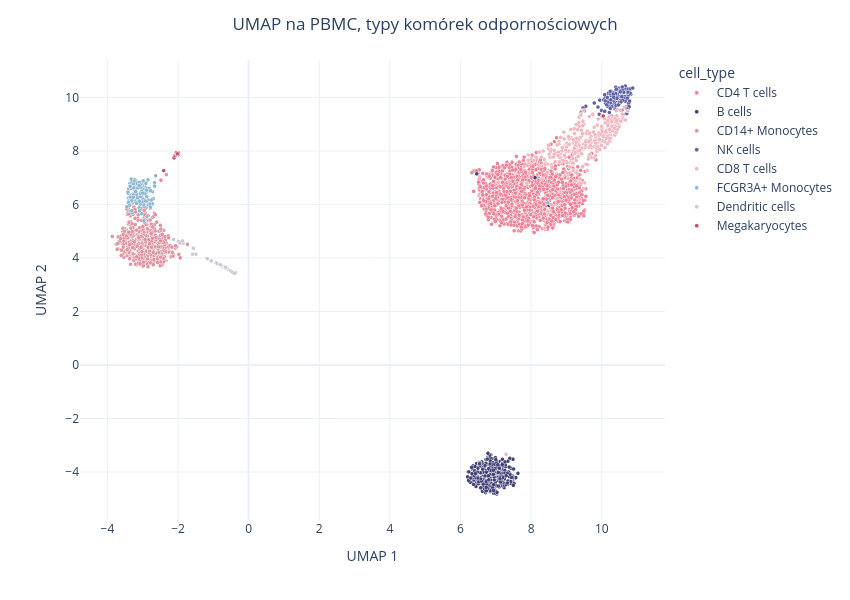

Here is the notebook cell this chart was saved with:
### Markdown cell above
- wykres 2D kolorowany typem komórki

### Code cell
fig = px.scatter(
    df_pbmc, x="umap_1", y="umap_2",
    color="cell_type",
    color_discrete_map=COLORS,
    labels={"umap_1": "UMAP 1", "umap_2": "UMAP 2"},
)

fig.update_traces(marker=dict(size=4, line=dict(width=0.2, color='white')))
fig.update_layout(width=850, height=600)
fig.update_layout(title_text="UMAP na PBMC, typy komórek odpornościowych", title_x=0.5)
fig.show()

### Figure 1 — Plotly figure (JSON) as saved in the notebook; plotly's stock layout.template omitted (floating-point values rounded to 4 significant figures; data arrays with more than 128 entries replaced by an {"elided": "..."} marker saying what was removed)
{"data": [{"hovertemplate": "cell_type=CD4 T cells<br>UMAP 1=%{x}<br>UMAP 2=%{y}<extra></extra>", "legendgroup": "CD4 T cells", "marker": {"color": "#f08298", "line": {"color": "white", "width": 0.2}, "size": 4, "symbol": "circle"}, "mode": "markers", "name": "CD4 T cells", "showlegend": true, "type": "scattergl", "x": {"elided": "1144 float values"}, "xaxis": "x", "y": {"elided": "1144 float values"}, "yaxis": "y"}, {"hovertemplate": "cell_type=B cells<br>UMAP 1=%{x}<br>UMAP 2=%{y}<extra></extra>", "legendgroup": "B cells", "marker": {"color": "#434279", "line": {"color": "white", "width": 0.2}, "size": 4, "symbol": "circle"}, "mode": "markers", "name": "B cells", "showlegend": true, "type": "scattergl", "x": {"elided": "342 float values"}, "xaxis": "x", "y": {"elided": "342 float values"}, "yaxis": "y"}, {"hovertemplate": "cell_type=CD14+ Monocytes<br>UMAP 1=%{x}<br>UMAP 2=%{y}<extra></extra>", "legendgroup": "CD14+ Monocytes", "marker": {"color": "#e094a0", "line": {"color": "white", "width": 0.2}, "size": 4, "symbol": "circle"}, "mode": "markers", "name": "CD14+ Monocytes", "showlegend": true, "type": "scattergl", "x": {"elided": "480 float values"}, "xaxis": "x", "y": {"elided": "480 float values"}, "yaxis": "y"}, {"hovertemplate": "cell_type=NK cells<br>UMAP 1=%{x}<br>UMAP 2=%{y}<extra></extra>", "legendgroup": "NK cells", "marker": {"color": "#5e62a9", "line": {"color": "white", "width": 0.2}, "size": 4, "symbol": "circle"}, "mode": "markers", "name": "NK cells", "showlegend": true, "type": "scattergl", "x": {"elided": "154 float values"}, "xaxis": "x", "y": {"elided": "154 float values"}, "yaxis": "y"}, {"hovertemplate": "cell_type=CD8 T cells<br>UMAP 1=%{x}<br>UMAP 2=%{y}<extra></extra>", "legendgroup": "CD8 T cells", "marker": {"color": "#f2b6c0", "line": {"color": "white", "width": 0.2}, "size": 4, "symbol": "circle"}, "mode": "markers", "name": "CD8 T cells", "showlegend": true, "type": "scattergl", "x": {"elided": "316 float values"}, "xaxis": "x", "y": {"elided": "316 float values"}, "yaxis": "y"}, {"hovertemplate": "cell_type=FCGR3A+ Monocytes<br>UMAP 1=%{x}<br>UMAP 2=%{y}<extra></extra>", "legendgroup": "FCGR3A+ Monocytes", "marker": {"color": "#8db7d2", "line": {"color": "white", "width": 0.2}, "size": 4, "symbol": "circle"}, "mode": "markers", "name": "FCGR3A+ Monocytes", "showlegend": true, "type": "scattergl", "x": {"elided": "150 float values"}, "xaxis": "x", "y": {"elided": "150 float values"}, "yaxis": "y"}, {"hovertemplate": "cell_type=Dendritic cells<br>UMAP 1=%{x}<br>UMAP 2=%{y}<extra></extra>", "legendgroup": "Dendritic cells", "marker": {"color": "#cbc7d8", "line": {"color": "white", "width": 0.2}, "size": 4, "symbol": "circle"}, "mode": "markers", "name": "Dendritic cells", "showlegend": true, "type": "scattergl", "x": [-0.9199, -0.7064, -1.075, -1.059, -0.3675, -0.6511, -0.8319, -1.177, -1.587, -0.7217, -0.8201, -0.6972, -1.492, -0.9226, -1.565, -0.5086, -1.989, -0.8989, -0.7271, -0.7402, -0.7419, -1.949, -1.855, -0.5944, -0.8225, -2.13, -0.6106, -0.7769, -0.458, -0.7994, -0.6417, -0.7884, -0.8009, -1.877, -0.6635, -0.6576, -0.4018], "xaxis": "x", "y": [3.819, 3.674, 3.903, 3.894, 3.454, 3.628, 3.766, 3.978, 4.145, 3.683, 3.757, 3.654, 4.145, 3.825, 4.368, 3.518, 4.621, 3.796, 3.701, 3.694, 3.691, 4.567, 4.561, 3.581, 3.76, 4.697, 3.603, 3.719, 3.473, 3.744, 3.623, 3.741, 3.753, 4.638, 3.637, 3.66, 3.433], "yaxis": "y"}, {"hovertemplate": "cell_type=Megakaryocytes<br>UMAP 1=%{x}<br>UMAP 2=%{y}<extra></extra>", "legendgroup": "Megakaryocytes", "marker": {"color": "#c45161", "line": {"color": "white", "width": 0.2}, "size": 4, "symbol": "circle"}, "mode": "markers", "name": "Megakaryocytes", "showlegend": true, "type": "scattergl", "x": [-2.022, -2.405, -2.008, -2.001, -2.033, -1.989, 10.04, -2.05, -2.017, -2.114, -2.082, -2.035, -2.03, -2.013, -2.017], "xaxis": "x", "y": [7.898, 7.267, 7.906, 7.86, 7.916, 7.926, 9.31, 7.933, 7.899, 7.744, 7.818, 7.866, 7.887, 7.904, 7.894], "yaxis": "y"}], "layout": {"height": 600, "legend": {"title": {"text": "cell_type"}, "tracegroupgap": 0}, "margin": {"t": 60}, "title": {"text": "UMAP na PBMC, typy komórek odpornościowych", "x": 0.5}, "width": 850, "xaxis": {"anchor": "y", "domain": [0, 1], "title": {"text": "UMAP 1"}}, "yaxis": {"anchor": "x", "domain": [0, 1], "title": {"text": "UMAP 2"}}}}
